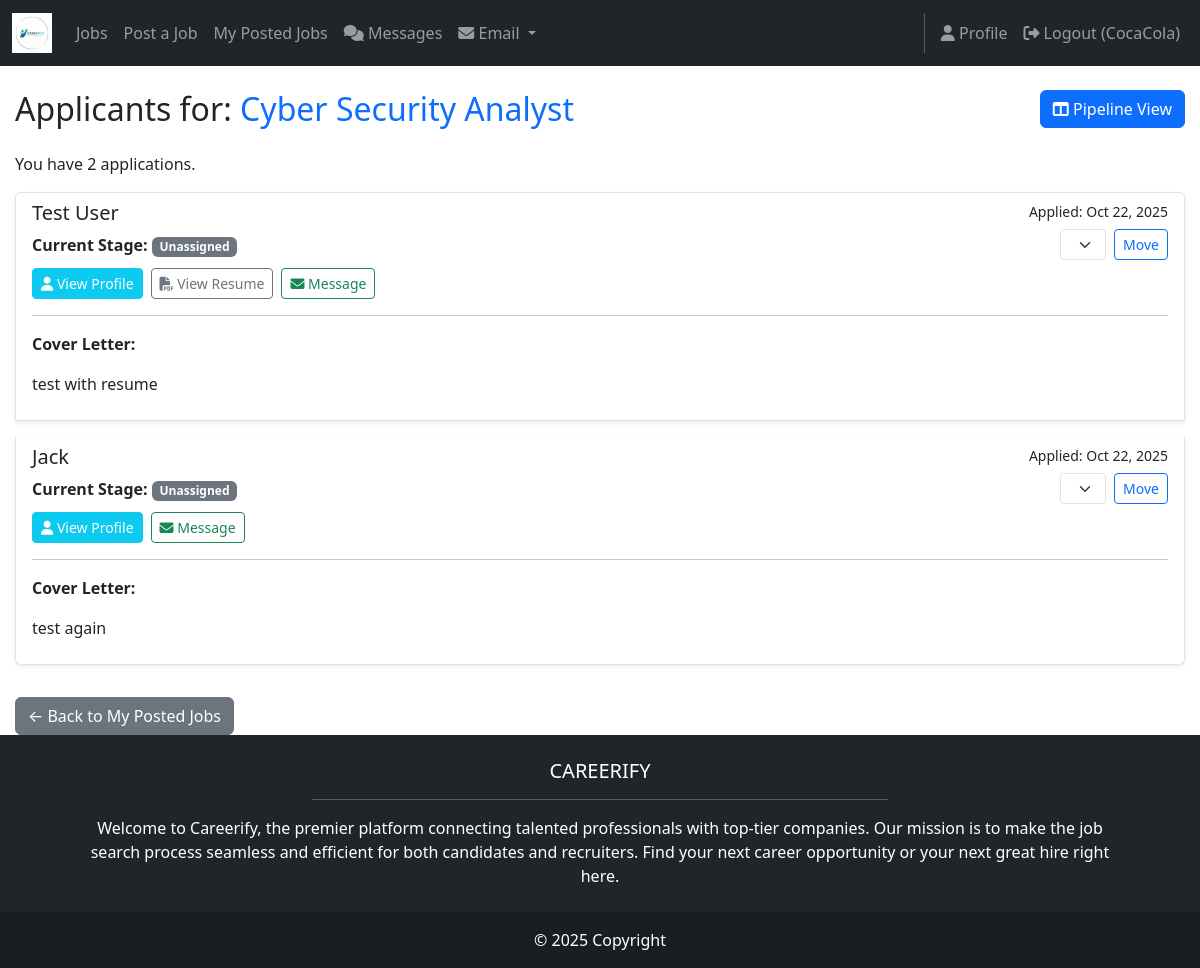
/jobs/7/applicants/ (signed in), run on an earlier commit of the app's database.
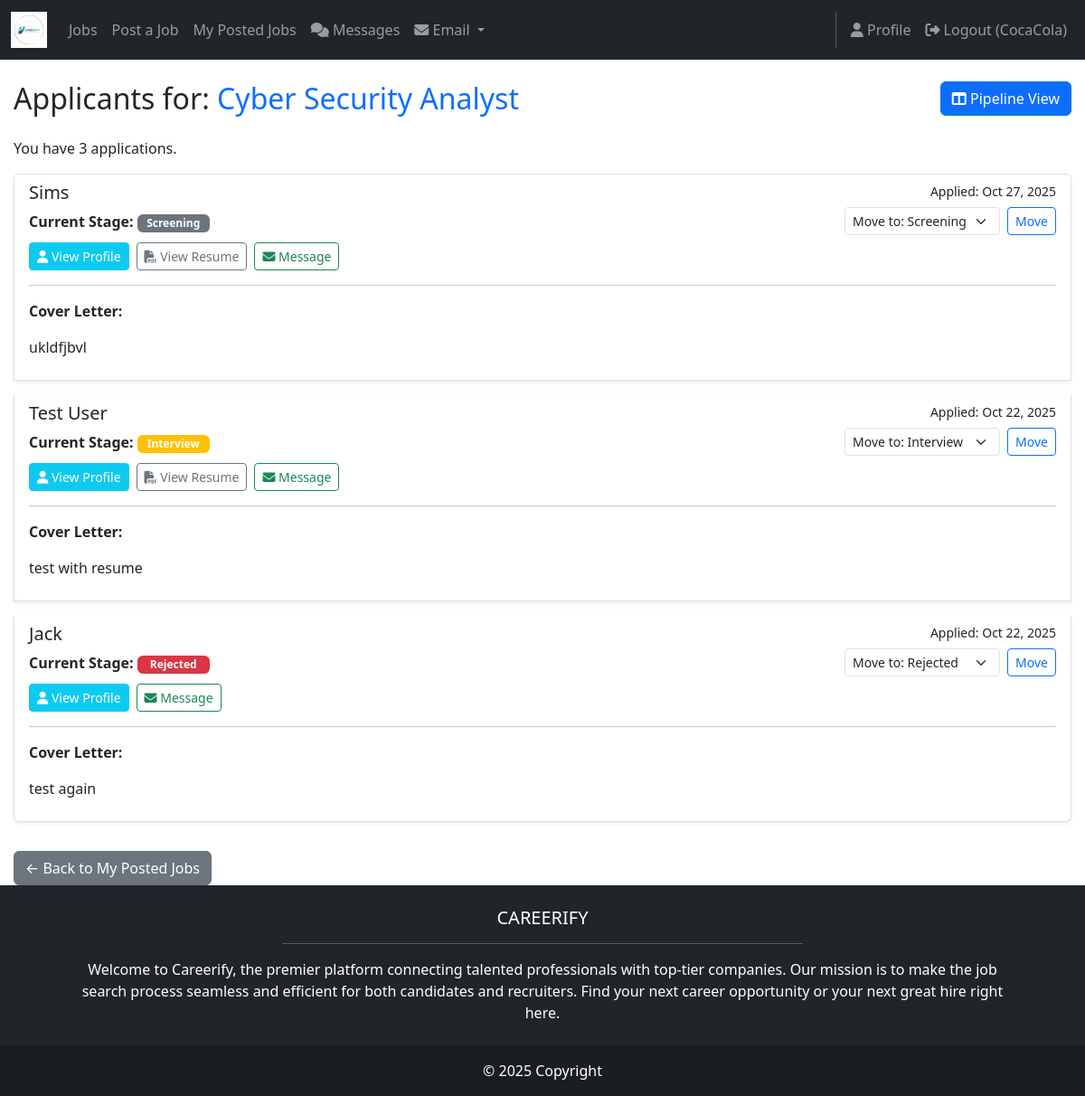
And on a later commit of the database.
### jobpostings/models.py (models this page shows, shortened)
class Application(models.Model):
    STATUS_CHOICES = (
        ('pending', 'Pending'),
        ('reviewed', 'Reviewed'),
        ('interview', 'Interview'),
        ('accepted', 'Accepted'),
        ('rejected', 'Rejected'),
    )
    job_posting = models.ForeignKey(JobPosting, on_delete=models.CASCADE, related_name='applications')
    applicant = models.ForeignKey(User, on_delete=models.CASCADE, related_name='applications')
    cover_letter = models.TextField(help_text="Write a tailored cover letter for this specific position")
    status = models.CharField(max_length=20, choices=STATUS_CHOICES, default='pending')
    pipeline_stage = models.ForeignKey(PipelineStage, on_delete=models.SET_NULL, null=True, blank=True, related_name='applications')
    notes = models.TextField(blank=True, help_text="Internal notes about this application")
    applied_at = models.DateTimeField(auto_now_add=True)
    updated_at = models.DateTimeField(auto_now=True)
    stage_updated_at = models.DateTimeField(default=timezone.now, help_text="When the pipeline stage was last updated")
    class Meta:
        unique_together = ['job_posting', 'applicant']
        ordering = ['-applied_at']
    def get_applicant_name(self):
        try:
            profile = self.applicant.profile
            if profile.account_type == 'jobseeker':
                jobseeker_profile = profile.jobseekerprofile
                return jobseeker_profile.full_name or jobseeker_profile.preferred_name or self.applicant.username
        except:
            pass
        return self.applicant.username

class PipelineStage(models.Model):
    name = models.CharField(max_length=50, unique=True)
    description = models.TextField(blank=True)
    color = models.CharField(max_length=7, default='#6B7280', help_text="Hex color code for the stage")
    order = models.PositiveIntegerField(default=0, help_text="Order of stages in the pipeline")
    is_final_positive = models.BooleanField(default=False, help_text="Is this a final positive outcome?")
    is_final_negative = models.BooleanField(default=False, help_text="Is this a final negative outcome?")
    created_at = models.DateTimeField(auto_now_add=True)
    class Meta:
        ordering = ['order', 'name']

### accounts/models.py (models this page shows, shortened)
class Profile(models.Model):
    ACCOUNT_CHOICES = (
        ('jobseeker', 'Job Seeker'),
        ('employer', 'Employer'),
    )
    user = models.OneToOneField(User, on_delete=models.CASCADE)
    account_type = models.CharField(max_length=10, choices=ACCOUNT_CHOICES)
    created_at = models.DateTimeField(auto_now_add=True)
    updated_at = models.DateTimeField(auto_now=True)

class JobSeekerProfile(models.Model):
    profile = models.OneToOneField(Profile, on_delete=models.CASCADE, primary_key=True)
    full_name = models.CharField(max_length=100)
    preferred_name = models.CharField(max_length=100, blank=True)
    location = models.CharField(max_length=100, blank=True)
    phone = models.CharField(max_length=20, blank=True)
    linkedin = models.URLField(blank=True)
    profile_picture = models.ImageField(upload_to='profile_pics/jobseekers/', blank=True, null=True)
    resume = models.FileField(upload_to='resumes/', null=True, blank=True)
    show_full_name_to_recruiters = models.BooleanField(default=True)
    show_location_to_recruiters = models.BooleanField(default=True)
    show_phone_to_recruiters = models.BooleanField(default=True)
    show_linkedin_to_recruiters = models.BooleanField(default=True)
    show_profile_picture_to_recruiters = models.BooleanField(default=True)
    show_resume_to_recruiters = models.BooleanField(default=True)
    summary = models.TextField(blank=True)
    technical_skills = models.TextField(blank=True)
    soft_skills = models.TextField(blank=True)
    show_summary_to_recruiters = models.BooleanField(default=True)
    show_technical_skills_to_recruiters = models.BooleanField(default=True)
    show_soft_skills_to_recruiters = models.BooleanField(default=True)
    degree = models.CharField(max_length=100, blank=True)
    institution = models.CharField(max_length=100, blank=True)
    graduation_year = models.IntegerField(blank=True, null=True)
    show_education_to_recruiters = models.BooleanField(default=True) # Controls all education fields
    current_job = models.CharField(max_length=100, blank=True)
    company = models.CharField(max_length=100, blank=True)
    experience_years = models.CharField(max_length=20, blank=True)
    availability = models.CharField(max_length=20, blank=True)
    show_work_experience_to_recruiters = models.BooleanField(default=True) # Controls all work history fields
    show_availability_to_recruiters = models.BooleanField(default=True)
    portfolio = models.URLField(blank=True)
    salary_expectation = models.CharField(max_length=50, blank=True)
    show_portfolio_to_recruiters = models.BooleanField(default=True)
    show_salary_expectation_to_recruiters = models.BooleanField(default=True)

### jobpostings/views.py (the view)
# urls.py: path('<int:job_id>/applicants/', views.view_applicants, name='view_applicants'),
@login_required
def view_applicants(request, job_id):
    job = get_object_or_404(JobPosting, id=job_id)
    if not request.user.profile or request.user.profile.account_type != 'employer':
        messages.error(request, 'You do not have permission to view this page.')
        return redirect('home.index')
    if job.posted_by != request.user:
        messages.error(request, 'This is not your job posting.')
        return redirect('jobpostings:my_posted_jobs') # Send them back to their list
    all_applications = job.applications.all().order_by('-applied_at')
    all_stages = PipelineStage.objects.all().order_by('order')
    context = {
        'job': job,
        'applications': all_applications,
        'pipeline_stages': all_stages
    }
    return render(request, 'jobpostings/view_applicants.html', context)

### messaging/context_processors.py (called while the page is built)
def unread_message_count(request):
    if request.user.is_authenticated:
        unread_count = Message.objects.filter(
            conversation__participants=request.user,
            is_read=False
        ).exclude(sender=request.user).count()
        return {'unread_message_count': unread_count}
    return {'unread_message_count': 0}

### jobpostings/templates/jobpostings/view_applicants.html (shortened to what this page needs)
{% extends "base.html" %}
{% block content %}
<div class="container mt-4">
    <div class="d-flex justify-content-between align-items-center mb-4">
        <h2 class="mb-0">Applicants for: <span class="text-primary">{{ job.title }}</span></h2>
        <div>
            <a href="{% url 'jobpostings:pipeline' job.id %}" class="btn btn-primary">
                <i class="fas fa-columns"></i> Pipeline View
            </a>
        </div>
    </div>
    {% if applications %}
        <p>You have {{ applications.count }} application{{ applications.count|pluralize }}.</p>
        <div class="list-group">
            {% for app in applications %}
                <div class="list-group-item mb-3 shadow-sm">
                    <div class="d-flex w-100 justify-content-between">
                        <h5 class="mb-1">{{ app.get_applicant_name }}</h5>
                        <small>Applied: {{ app.applied_at|date:"M d, Y" }}</small>
                    </div>
                    <div class="d-flex justify-content-between align-items-center mb-2">
                        <p class="mb-0">
                            <strong>Current Stage:</strong>
                            <span class="badge" style="background-color: {{ app.pipeline_stage.color|default:'#6c757d' }}; color: white; min-width: 80px; text-align: center;">
                                {{ app.pipeline_stage.name|default:"Unassigned" }}
                            </span>
                        </p>
                        <form action="{% url 'jobpostings:move_application_stage' app.id %}" method="POST" class="d-flex gap-2 align-items-center">
                            <select name="new_stage_id" class="form-select form-select-sm" style="width: auto;" aria-label="Move applicant stage">
                                {% for stage in pipeline_stages %}
                                    <option value="{{ stage.id }}" {% if app.pipeline_stage.id == stage.id %}selected{% endif %}>
                                        Move to: {{ stage.name }}
                                    </option>
                                {% endfor %}
                            </select>
                            <button type="submit" class="btn btn-sm btn-outline-primary">Move</button>
                        </form>
                    </div>
                    <div class="d-flex gap-2 my-2">
                        <a href="{% url 'accounts.public_profile' app.applicant.id %}" class="btn btn-info btn-sm text-white">
                            <i class="fas fa-user"></i> View Profile
                        </a>
                        {% if app.applicant.profile.jobseekerprofile.resume %}
                            <a href="{{ app.applicant.profile.jobseekerprofile.resume.url }}" class="btn btn-outline-secondary btn-sm" target="_blank">
                                <i class="fas fa-file-pdf"></i> View Resume
                            </a>
                        {% endif %}
                        <a href="{% url 'messaging:start_conversation' app.applicant.id %}" class="btn btn-outline-success btn-sm">
                            <i class="fas fa-envelope"></i> Message
                        </a>
                    </div>
                    <hr>
                    <p><strong>Cover Letter:</strong></p>
                    <p style="white-space: pre-wrap;">{{ app.cover_letter }}</p>
                </div>
            {% endfor %}
        </div>
    {% else %}
        <div class="alert alert-info" role-alert>
            There are no applications for this job yet.
        </div>
    {% endif %}
    <a href="{% url 'jobpostings:my_posted_jobs' %}" class="btn btn-secondary mt-3">&larr; Back to My Posted Jobs</a>
</div>
{% endblock content %}

What changed in the data, as far as the page shows it:
added Application: get_applicant_name "Sims", applied_at "Oct 27, 2025", pipeline_stage.name "Screening", new_stage_id "Move to: Screening", cover_letter "ukldfjbvl"
changed Application "test with resume": pipeline_stage_id empty → 3 (drawn); pipeline_stage.name "Unassigned" → "Interview"; new_stage_id (not shown) → "Move to: Interview"
changed Application "test again": pipeline_stage_id empty → 6 (drawn); pipeline_stage.name "Unassigned" → "Rejected"; new_stage_id (not shown) → "Move to: Rejected"
Also different on the page:
{{ applications.count }}: "2" → "3"
